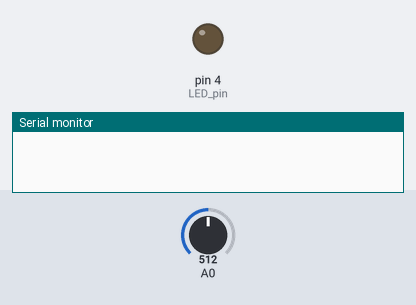
This sketch was run on a simulated Arduino Uno, built with avr-gcc and run on an emulated ATmega328P. Parts: output pins drawn as LEDs (lit = HIGH), the last lines printed to the serial monitor. Inputs (shaded band) come from the test bench; at power-on: A0 = 512.

Above: at 1.5 s.
At 4.5 s:
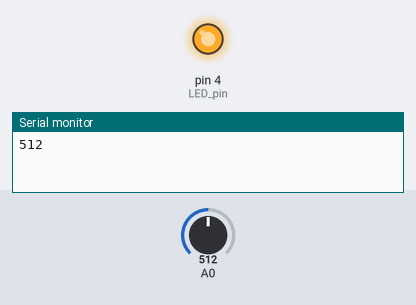
Timing chart, 0 to 7.8 s (numbered marks = the images above):
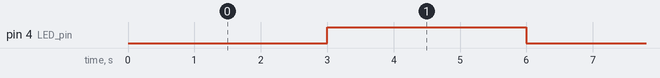

The sketch:

3.3blocking.ino
```cpp
#define LED_pin (4)
// Definition of main program states
// Each defined keyword corresponds to an increasing number (0,1,2)
enum STATE_ENUM {
  OFF,
  ON
};
unsigned int main_state = OFF;
unsigned long change_time;  // time of last state change
// State machine with blocking code
void Blink_state_machine() {
  switch (main_state) {
    case OFF:
      delay(3000);
      // change LED state
      digitalWrite(LED_pin, HIGH);
      main_state = ON;
      break;
    case ON:
      delay(3000);
      // change LED state
      digitalWrite(LED_pin, LOW);
      main_state = OFF;
      break;
    default:
      // should never get here
      main_state = OFF;
      break;
  }
}
void setup() {
  // setup your pins
  pinMode(LED_pin, OUTPUT);
  // setup the first state (OFF)
  digitalWrite(LED_pin, LOW);
  change_time = millis();
  // setup the serial port
  Serial.begin(9600);
}
void loop() {
  // Run the state machine
  Blink_state_machine();
  // You can run other state machines in parallel
  // Read the value from the LDR and print to serial port
  Serial.println(analogRead(A0));
}
```

Measured:
- by itself, pin 4 (LED_pin): alternates HIGH for 3.0 s and LOW for 3.0 s
